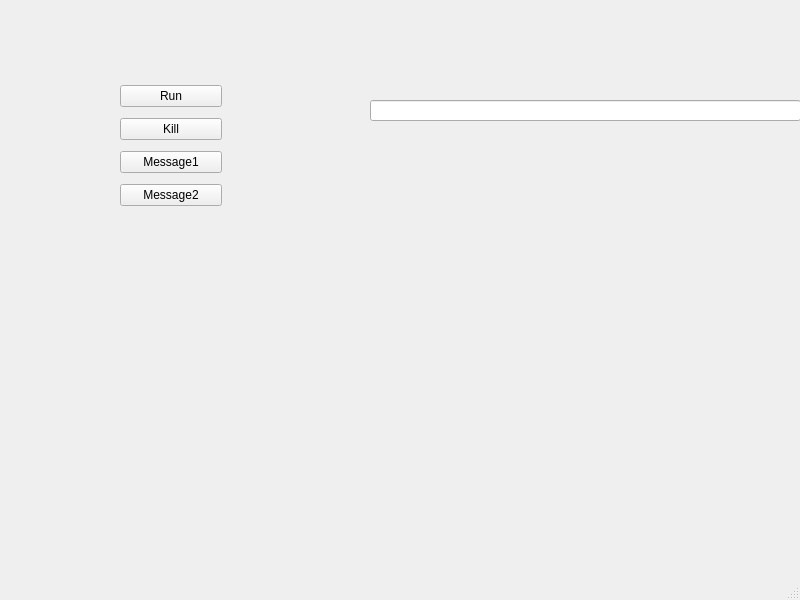
<?xml version="1.0" encoding="UTF-8"?>
<ui version="4.0">
 <class>MainWindow</class>
 <widget class="QMainWindow" name="MainWindow">
  <property name="geometry">
   <rect>
    <x>0</x>
    <y>0</y>
    <width>800</width>
    <height>600</height>
   </rect>
  </property>
  <property name="windowTitle">
   <string>MainWindow</string>
  </property>
  <widget class="QWidget" name="centralwidget">
   <widget class="QWidget" name="layoutWidget">
    <property name="geometry">
     <rect>
      <x>120</x>
      <y>80</y>
      <width>102</width>
      <height>134</height>
     </rect>
    </property>
    <layout class="QVBoxLayout" name="verticalLayout">
     <item>
      <widget class="QPushButton" name="runButton">
       <property name="text">
        <string>Run</string>
       </property>
      </widget>
     </item>
     <item>
      <widget class="QPushButton" name="killButton">
       <property name="text">
        <string>Kill</string>
       </property>
      </widget>
     </item>
     <item>
      <widget class="QPushButton" name="message1Button">
       <property name="text">
        <string>Message1</string>
       </property>
      </widget>
     </item>
     <item>
      <widget class="QPushButton" name="message2Button">
       <property name="text">
        <string>Message2</string>
       </property>
      </widget>
     </item>
    </layout>
   </widget>
   <widget class="QLineEdit" name="lineEdit">
    <property name="geometry">
     <rect>
      <x>370</x>
      <y>100</y>
      <width>431</width>
      <height>21</height>
     </rect>
    </property>
   </widget>
  </widget>
  <widget class="QMenuBar" name="menubar">
   <property name="geometry">
    <rect>
     <x>0</x>
     <y>0</y>
     <width>800</width>
     <height>37</height>
    </rect>
   </property>
  </widget>
  <widget class="QStatusBar" name="statusbar"/>
 </widget>
 <resources/>
 <connections/>
</ui>
